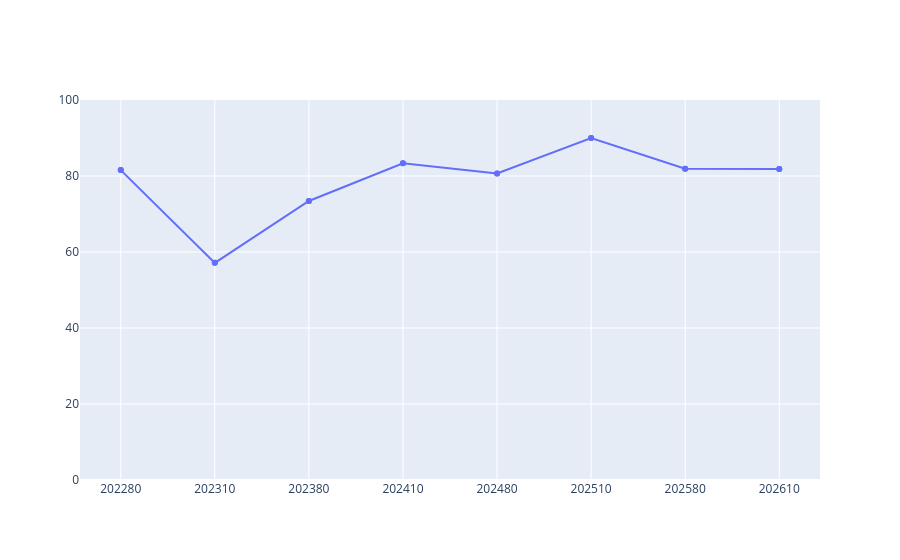

The notebook cell this image was saved under:
### Code cell
#Rerunning the figure
fig6 = go.Figure(data = go.Scatter(
    x = aedmtpct["Academic Period"],
    y = aedmtpct["% of Passing Grades"]
))

fig6.update_layout(
    xaxis = dict(
        type = "category",
    ),
    yaxis = dict(
        range = [0,100] 
    )
)

fig6.show()

### Figure 1 — Plotly figure (JSON) as saved in the notebook; plotly's stock layout.template omitted (floating-point values rounded to 4 significant figures)
{"data": [{"type": "scatter", "x": [202280, 202280, 202310, 202310, 202380, 202380, 202410, 202410, 202480, 202480, 202510, 202510, 202580, 202580, 202610, 202610], "y": [81.55, 81.55, 57.14, 57.14, 73.42, 73.42, 83.33, 83.33, 80.65, 80.65, 90.0, 90.0, 81.93, 81.93, 81.82, 81.82]}], "layout": {"xaxis": {"type": "category"}, "yaxis": {"range": [0, 100]}}}
